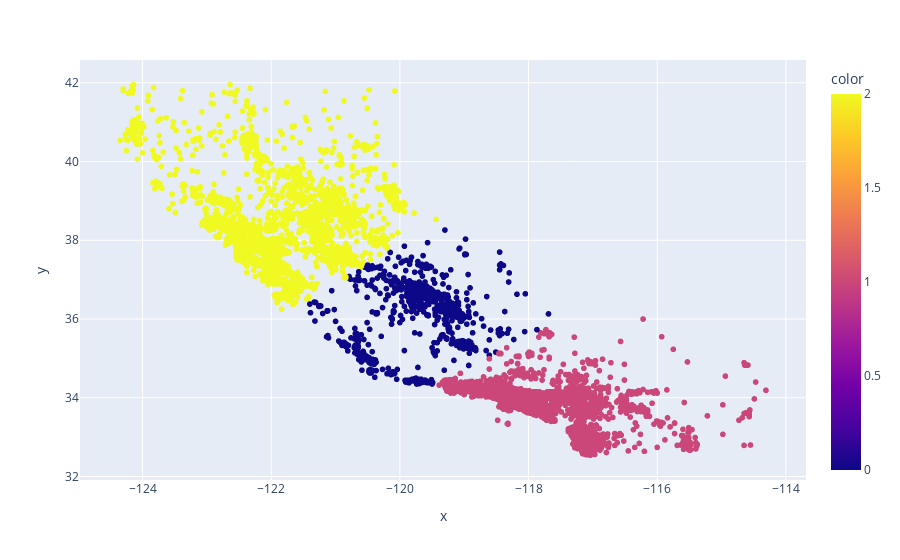

Notebook code cell kept with this figure:
### Code cell
px.scatter(x=train_df['longitude'], y=train_df['latitude'], color=kmeans.labels_)

### Figure 1 — Plotly figure (JSON) as saved in the notebook; plotly's stock layout.template omitted (floating-point values rounded to 4 significant figures; data arrays with more than 128 entries replaced by an {"elided": "..."} marker saying what was removed)
{"data": [{"hovertemplate": "x=%{x}<br>y=%{y}<br>color=%{marker.color}<extra></extra>", "legendgroup": "", "marker": {"color": {"elided": "17000 int values"}, "coloraxis": "coloraxis", "symbol": "circle"}, "mode": "markers", "name": "", "showlegend": false, "type": "scattergl", "x": {"elided": "17000 float values"}, "xaxis": "x", "y": {"elided": "17000 float values"}, "yaxis": "y"}], "layout": {"coloraxis": {"colorbar": {"title": {"text": "color"}}, "colorscale": [[0, "#0d0887"], [0.1111, "#46039f"], [0.2222, "#7201a8"], [0.3333, "#9c179e"], [0.4444, "#bd3786"], [0.5556, "#d8576b"], [0.6667, "#ed7953"], [0.7778, "#fb9f3a"], [0.8889, "#fdca26"], [1, "#f0f921"]]}, "legend": {"tracegroupgap": 0}, "margin": {"t": 60}, "xaxis": {"anchor": "y", "domain": [0, 1], "title": {"text": "x"}}, "yaxis": {"anchor": "x", "domain": [0, 1], "title": {"text": "y"}}}}
